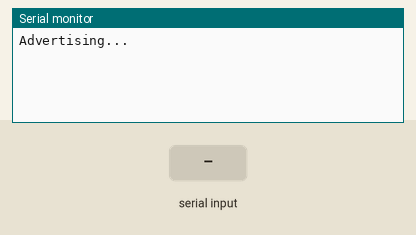
Recording of a sketch running on a simulated Arduino Nano 33 IoT. Shown: the last lines printed to the serial monitor. The test bench sets the inputs (shaded band). Nothing arrives over Bluetooth unless stated; a phone connects over Bluetooth LE 3 s after start.

Above: at 1.2 s.
1.3 s: "W:90\n" received over the second serial link
At 2.7 s:
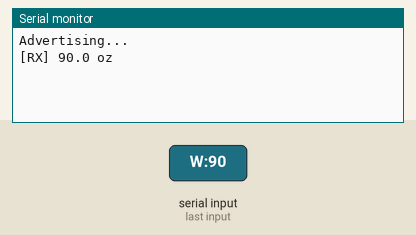
At 4.0 s:
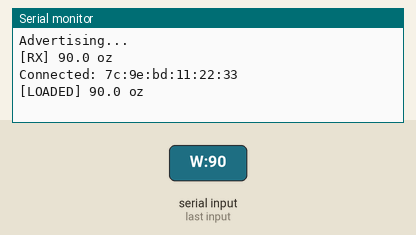

The sketch:

FlowNano.ino
```cpp
#include <ArduinoBLE.h>

BLEService weightService("181D");
BLEFloatCharacteristic weightCharacteristic("2A9D", BLERead | BLENotify);

enum ScaleState { EMPTY, LOADED };

const float EMPTY_THRESHOLD_KG = 0.050;
const float DRINK_THRESHOLD_OZ = 1.0;
const float REFILL_THRESHOLD_OZ = 1.0;
const int STABILITY_THRESHOLD = 3;
const unsigned long DEBOUNCE_TIME_MS = 1000;

float currentWeight = 0.0;
float baselineWeight = 0.0;
float previousStableWeight = 0.0;
ScaleState scaleState = EMPTY;
bool newWeightAvailable = false;
int stabilityCounter = 0;
unsigned long lastEventTime = 0;

void setup() {
  Serial.begin(9600);
  Serial1.begin(9600);
  while (!Serial && millis() < 3000);

  if (!BLE.begin()) {
    Serial.println("BLE failed!");
    while (true);
  }

  BLE.setLocalName("WeightScale");
  BLE.setAdvertisedService(weightService);
  weightService.addCharacteristic(weightCharacteristic);
  BLE.addService(weightService);
  weightCharacteristic.writeValue(0.0f);
  BLE.advertise();
  Serial.println("Advertising...");
}

void loop() {
  processSerialData();

  BLEDevice central = BLE.central();

  if (central) {
    Serial.print("Connected: ");
    Serial.println(central.address());

    bool baselineInitialized = false;
    unsigned long lastLogTime = 0;

    while (central.connected()) {
      processSerialData();

      ScaleState previousState = scaleState;
      scaleState = (currentWeight < EMPTY_THRESHOLD_KG) ? EMPTY : LOADED;

      if (newWeightAvailable) {
        newWeightAvailable = false;

        if (previousState == EMPTY && scaleState == LOADED) {
          baselineWeight = currentWeight;
          previousStableWeight = currentWeight;
          stabilityCounter = 0;
          baselineInitialized = true;
          Serial.print("[LOADED] ");
          Serial.print(currentWeight * 35.274, 1);
          Serial.println(" oz");
          weightCharacteristic.writeValue(currentWeight);

        } else if (scaleState == LOADED) {
          weightCharacteristic.writeValue(currentWeight);

          float deltaOz = (baselineWeight - currentWeight) * 35.274;
          float deltaSinceLastStable = (previousStableWeight - currentWeight) * 35.274;

          if (abs(deltaSinceLastStable) > 0.2) {
            stabilityCounter++;
          } else {
            stabilityCounter = 0;
          }

          unsigned long now = millis();
          if (stabilityCounter >= STABILITY_THRESHOLD && (now - lastEventTime) > DEBOUNCE_TIME_MS) {
            if (deltaOz > DRINK_THRESHOLD_OZ) {
              Serial.print("[DRINK] -");
              Serial.print(deltaOz, 1);
              Serial.println(" oz");
              previousStableWeight = currentWeight;
              baselineWeight = currentWeight;
              stabilityCounter = 0;
              lastEventTime = now;
            } else if (deltaOz < -REFILL_THRESHOLD_OZ) {
              Serial.print("[REFILL] +");
              Serial.print(-deltaOz, 1);
              Serial.println(" oz");
              previousStableWeight = currentWeight;
              baselineWeight = currentWeight;
              stabilityCounter = 0;
              lastEventTime = now;
            }
          }

        } else if (previousState == LOADED && scaleState == EMPTY) {
          Serial.println("[EMPTY] Scale cleared");
          baselineInitialized = false;
          stabilityCounter = 0;
        }
      }

      if (millis() > lastLogTime + 5000) {
        Serial.print("[STATE] ");
        Serial.print(scaleState == EMPTY ? "EMPTY" : "LOADED");
        Serial.print(" | ");
        Serial.print(currentWeight * 35.274, 1);
        Serial.println(" oz");
        lastLogTime = millis();
      }
    }
    Serial.println("Disconnected.");
  }
}

void processSerialData() {
  static String msgBuffer = "";

  while (Serial1.available()) {
    char c = (char)Serial1.read();

    if (c == '\n') {
      msgBuffer.trim();
      if (msgBuffer.startsWith("W:")) {
        String valueStr = msgBuffer.substring(2);
        if (isValidNumber(valueStr)) {
          float ozValue = valueStr.toFloat();
          currentWeight = ozValue / 35.274;
          newWeightAvailable = true;
          Serial.print("[RX] ");
          Serial.print(ozValue, 1);
          Serial.println(" oz");
        }
      }
      msgBuffer = "";
    } else if (c != '\r') {
      msgBuffer += c;
    }
  }
}

bool isValidNumber(String str) {
  if (str.length() == 0) return false;
  bool hasDecimal = false;
  int start = (str[0] == '-') ? 1 : 0;
  for (int i = start; i < str.length(); i++) {
    if (str[i] == '.') {
      if (hasDecimal) return false;
      hasDecimal = true;
    } else if (!isDigit(str[i])) {
      return false;
    }
  }
  return true;
}
```

Measured:
- after the input at 1.3 s, the serial monitor: prints a new line at once (image 1)
